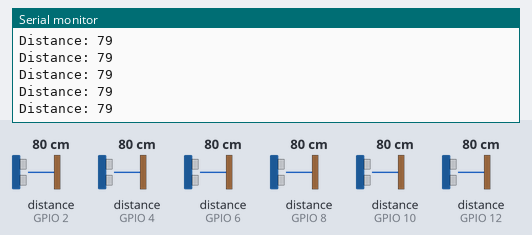
A sketch run on a simulated ESP8266 (NodeMCU). On the bench: the last lines printed to the serial monitor. Wiring (inferred from the names in the program): 6 × ultrasonic range finder: trigger GPIO 1, echo GPIO 2 / trigger GPIO 3, echo GPIO 4 / trigger GPIO 5, echo GPIO 6 / trigger GPIO 7, echo GPIO 8 / trigger GPIO 9, echo GPIO 10 / trigger GPIO 11, echo GPIO 12. Inputs (shaded band) come from the test bench; at power-on: distance to the obstacle (sensors on GPIO 2, GPIO 4, GPIO 6, GPIO 8, GPIO 10, GPIO 12) 80 cm. The echo pulse lasts 58.3 µs per cm; WiFi joins after 1.5 s; servers stay silent unless stated.

Above: at 2.7 s.
2.8 s: distance to the obstacle (sensor on GPIO 2) set to 2 cm
At 3.7 s:
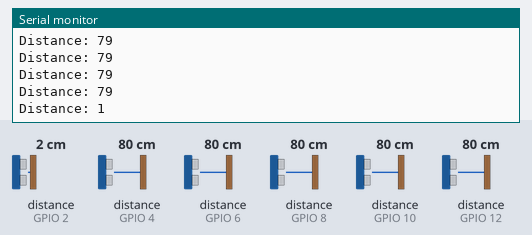
4.3 s: distance to the obstacle (sensor on GPIO 4) set to 4 cm
At 4.88 s:
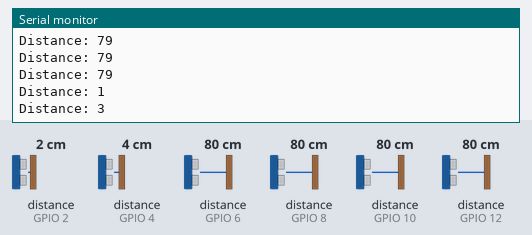
5.8 s: distance to the obstacle (sensor on GPIO 6) set to 9 cm
At 6.05 s:
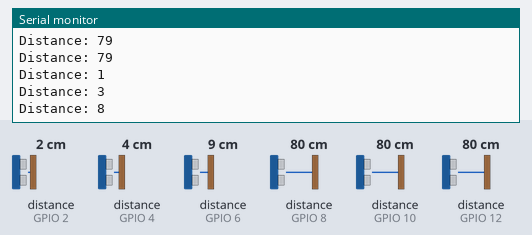
7.3 s: distance to the obstacle (sensor on GPIO 8) set to 18 cm
At 8.6 s:
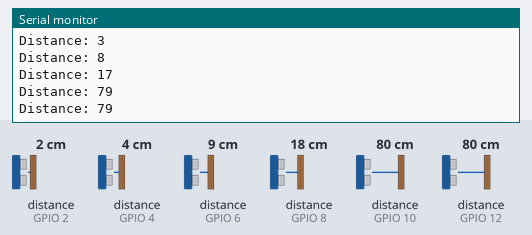
8.8 s: distance to the obstacle (sensor on GPIO 10) set to 35 cm
At 9.61 s:
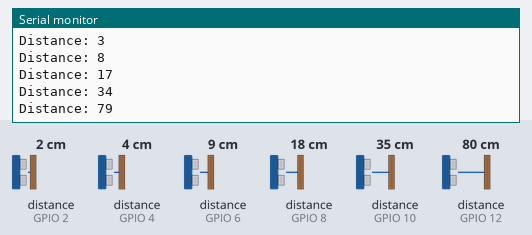
10.3 s: distance to the obstacle (sensor on GPIO 12) set to 60 cm
At 10.62 s:
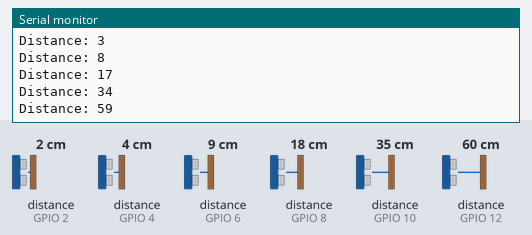
Timing chart, 0 to 12.8 s (numbered marks = the images above; inputs shaded):
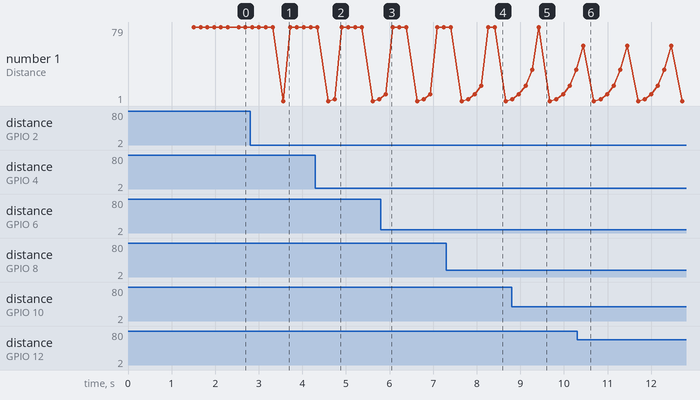

The sketch:

Parking.ino
```cpp
#include <WiFi.h>
#include <FirebaseArduino.h>

const int trigPin = 1;
const int echoPin = 2;
const int trigPin2 = 3;
const int echoPin2 = 4;
const int trigPin3 = 5;
const int echoPin3 = 6;
const int trigPin4 = 7;
const int echoPin4 = 8;
const int trigPin5 = 9;
const int echoPin5 = 10;
const int trigPin6 = 11;
const int echoPin6 = 12;

// defines variables
long duration,duration2,duration3,duration4,duration5,duration6;
int distance,distance2,distance3,distance4,distance5,distance6;

// Set these to run example.
#define FIREBASE_HOST "example.firebaseio.com"
#define FIREBASE_AUTH "token_or_secret"
#define WIFI_SSID "Makadia`s"
#define WIFI_PASSWORD "kidd123456789"

void firebasereconnect()
{
  Firebase.begin(FIREBASE_HOST, FIREBASE_AUTH);
  Serial.println("Trying to reconnect");
  ESP.restart();
  delay(1000);
}

void setup()
{
  Serial.begin(9600);

  pinMode(trigPin, OUTPUT); // Sets the trigPin as an Output
  pinMode(echoPin, INPUT); // Sets the echoPin as an Input
  pinMode(trigPin2, OUTPUT); // Sets the trigPin as an Output
  pinMode(echoPin2, INPUT); // Sets the echoPin as an Input
  pinMode(trigPin3, OUTPUT); // Sets the trigPin as an Output
  pinMode(echoPin3, INPUT); // Sets the echoPin as an Input
  pinMode(trigPin4, OUTPUT); // Sets the trigPin as an Output
  pinMode(echoPin4, INPUT); // Sets the echoPin as an Input
  pinMode(trigPin5, OUTPUT); // Sets the trigPin as an Output
  pinMode(echoPin5, INPUT); // Sets the echoPin as an Input
  pinMode(trigPin6, OUTPUT); // Sets the trigPin as an Output
  pinMode(echoPin6, INPUT); // Sets the echoPin as an Input

  // connect to wifi.
  WiFi.begin(WIFI_SSID, WIFI_PASSWORD);
  Serial.print("connecting");
  while (WiFi.status() != WL_CONNECTED) {
    Serial.print(".");
    delay(500);
  }
  Serial.println();
  Serial.print("connected: ");
  Serial.println(WiFi.localIP());

  Firebase.begin(FIREBASE_HOST, FIREBASE_AUTH);
}

void loop()
{
  digitalWrite(trigPin, LOW);
  delayMicroseconds(2);
  digitalWrite(trigPin, HIGH);
  delayMicroseconds(10);
  digitalWrite(trigPin, LOW);
  duration = pulseIn(echoPin, HIGH);
  distance= duration*0.034/2;
  Serial.print("Distance: ");
  Serial.println(distance);

  // set value
  if(distance < 10)
  {
    Firebase.setString("Parking/P1", "0");
  }
  else
  {
    Firebase.setString("Parking/P1", "1");
  }

  digitalWrite(trigPin2, LOW);
  delayMicroseconds(2);
  digitalWrite(trigPin2, HIGH);
  delayMicroseconds(10);
  digitalWrite(trigPin2, LOW);
  duration2 = pulseIn(echoPin2, HIGH);
  distance2 = duration2*0.034/2;
  Serial.print("Distance: ");
  Serial.println(distance2);

  // set value
  if(distance2 < 10)
  {
    Firebase.setString("Parking/P2", "0");
  }
  else
  {
    Firebase.setString("Parking/P2", "1");
  }

  digitalWrite(trigPin3, LOW);
  delayMicroseconds(2);
  digitalWrite(trigPin3, HIGH);
  delayMicroseconds(10);
  digitalWrite(trigPin3, LOW);
  duration3 = pulseIn(echoPin3, HIGH);
  distance3 = duration3*0.034/2;
  Serial.print("Distance: ");
  Serial.println(distance3);

  // set value
  if(distance3 < 10)
  {
    Firebase.setString("Parking/P3", "0");
  }
  else
  {
    Firebase.setString("Parking/P3", "1");
  }

  digitalWrite(trigPin4, LOW);
  delayMicroseconds(2);
  digitalWrite(trigPin4, HIGH);
  delayMicroseconds(10);
  digitalWrite(trigPin4, LOW);
  duration4 = pulseIn(echoPin4, HIGH);
  distance4 = duration4*0.034/2;
  Serial.print("Distance: ");
  Serial.println(distance4);

  // set value
  if(distance4 < 10)
  {
    Firebase.setString("Parking/P4", "0");
  }
  else
  {
    Firebase.setString("Parking/P4", "1");
  }

  digitalWrite(trigPin5, LOW);
  delayMicroseconds(2);
  digitalWrite(trigPin5, HIGH);
  delayMicroseconds(10);
  digitalWrite(trigPin5, LOW);
  duration5 = pulseIn(echoPin5, HIGH);
  distance5 = duration5*0.034/2;
  Serial.print("Distance: ");
  Serial.println(distance5);

  // set value
  if(distance5 < 10)
  {
    Firebase.setString("Parking/P5", "0");
  }
  else
  {
    Firebase.setString("Parking/P5", "1");
  }

  digitalWrite(trigPin6, LOW);
  delayMicroseconds(2);
  digitalWrite(trigPin6, HIGH);
  delayMicroseconds(10);
  digitalWrite(trigPin6, LOW);
  duration6 = pulseIn(echoPin6, HIGH);
  distance6 = duration6*0.034/2;
  Serial.print("Distance: ");
  Serial.println(distance6);

  // set value
  if(distance6 < 10)
  {
    Firebase.setString("Parking/P6", "0");
  }
  else
  {
    Firebase.setString("Parking/P6", "1");
  }

  // handle error
  if (Firebase.failed())
  {
      Serial.print("setting /number failed:");
      Serial.println(Firebase.error());
      firebasereconnect();
      return;
  }
  delay(100);
}
```

Measured:
- after the input at 2.8 s, the serial monitor: prints a new line after 0.77 s (image 1)
- after the input at 4.3 s, the serial monitor: prints a new line after 0.44 s (image 2)
- after the input at 5.8 s, the serial monitor: prints a new line after 0.12 s (image 3)
- after the input at 7.3 s, the serial monitor: prints a new line after 0.81 s (image 4)
- after the input at 8.8 s, the serial monitor: prints a new line after 0.47 s (image 5)
- after the input at 10.3 s, the serial monitor: prints a new line after 0.14 s (image 6)
- plotted number 1: 79 → 3 after the input at 4.3 s, 1 → 34 after the input at 8.8 s
